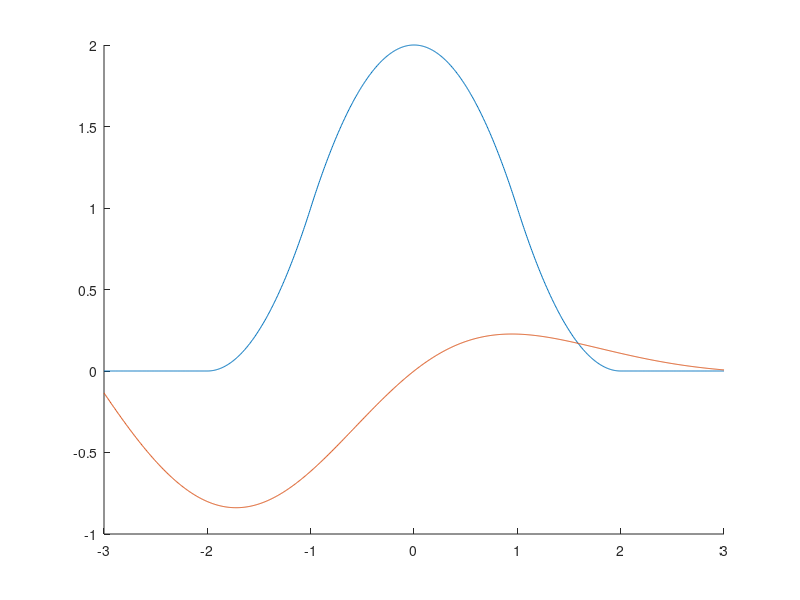

This figure's MATLAB source:
x = linspace(-3, 3, 1001);
y1 = (2-x.^2).*(abs(x)<=1) + (x-2).^2.*(x>1&x<=2)...
    + (x+2).^2.*(x>=-2&x<-1);
y2 = sin(x)./(exp(x)+1);
hold on;
p1 = plot(x, y1);
p2 = plot(x, y2);
